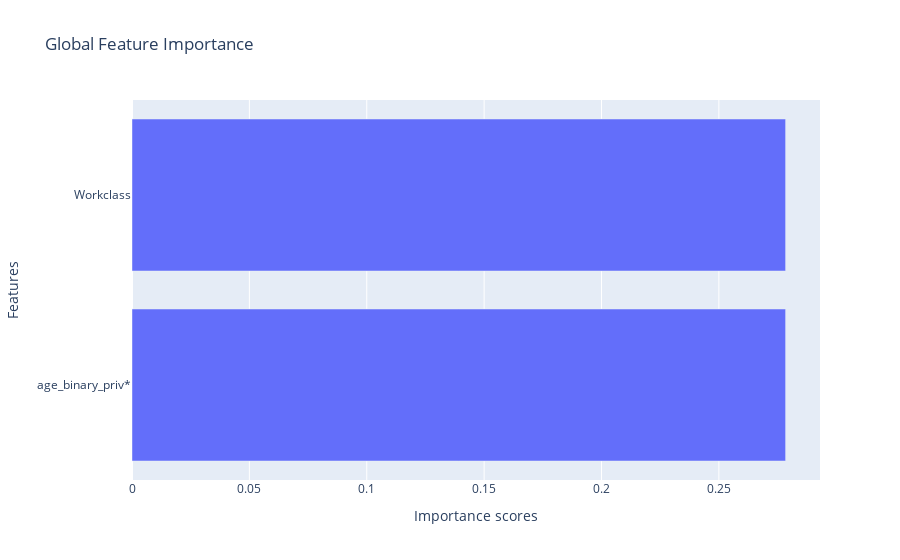

The notebook cell this image was saved under:
### Code cell
# Print SHAP results and plot the explanations
print("SHAP results:")
global_explanations["shap_global"].ipython_plot(class_names=transformer.class_names)

### Figure 1 — Plotly figure (JSON) as saved in the notebook; plotly's stock layout.template omitted (floating-point values rounded to 4 significant figures)
{"data": [{"alignmentgroup": "True", "hovertemplate": "Importance scores=%{x}<br>Features=%{y}<extra></extra>", "legendgroup": "", "marker": {"color": "#636efa", "pattern": {"shape": ""}}, "name": "", "offsetgroup": "", "orientation": "h", "showlegend": false, "textposition": "auto", "type": "bar", "x": [0.2784, 0.2784], "xaxis": "x", "y": ["age_binary_priv*", "Workclass"], "yaxis": "y"}], "layout": {"barmode": "relative", "legend": {"tracegroupgap": 0}, "title": {"text": "Global Feature Importance"}, "xaxis": {"anchor": "y", "domain": [0, 1], "title": {"text": "Importance scores"}}, "yaxis": {"anchor": "x", "domain": [0, 1], "title": {"text": "Features"}}}}
